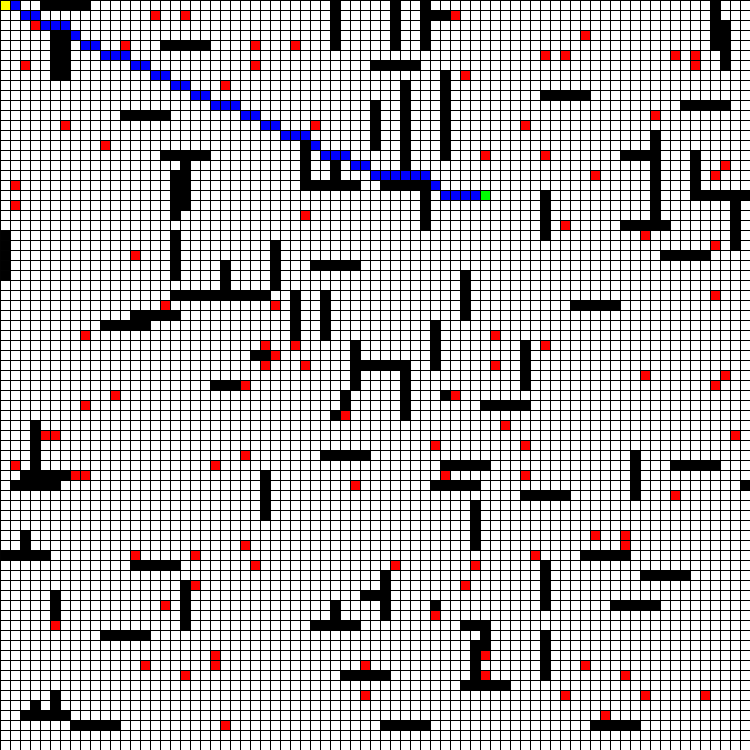
Frame 1 (no input)
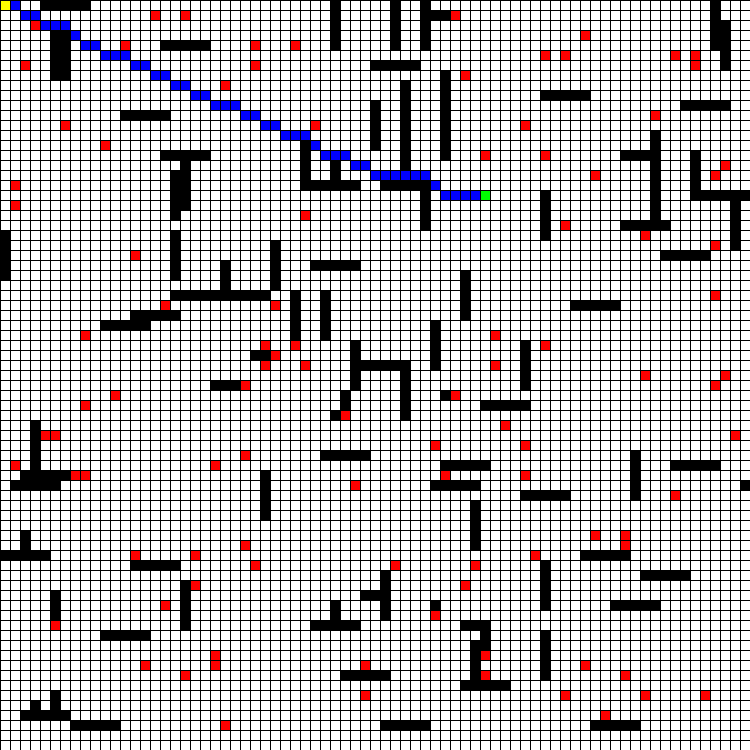
Frame 60 (the mouse pressed at the canvas centre just before this capture)
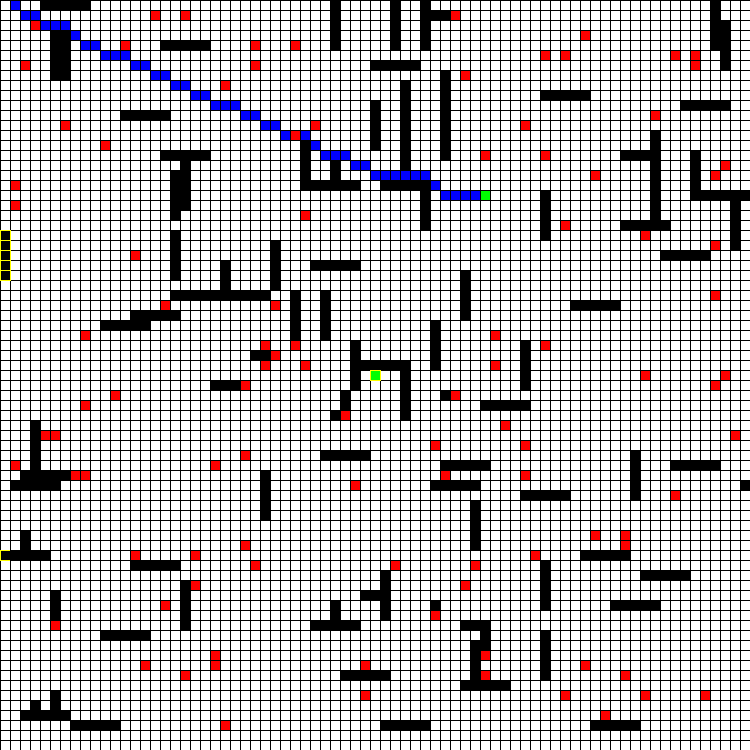
Frame 120 (the mouse held since frame 60 and released just before this capture)

The Processing sketch that drew these frames (run headless with seeded random() and noise(); from frame 60 on, the mouse is pressed at the canvas centre):

// Processing sketch: game_poc
// ── game_poc.pde
private int [][] gameboard;
private int playerX, playerY;
private int hoverX, hoverY;
private final int board_size = 75;
private Stack<Cell> path;
private Stack<Cell> clearPath;

void setup() {
  // Size can't be set using variale so if 
  // board_size is changed, the size must be manually
  // changed (value is board_size * 10).
  size(750, 750);
  background(255);
  gameboard  = new int[board_size][board_size];
  
  // Create the 'player' and spawn them in a random location.
  playerX = (int)random(0, board_size);
  playerY = (int)random(0, board_size);
 
  gameboard[playerX][playerY] = 1;
  
  // Create  10 'enemies' in random locations.
  for (int i = 0; i < 100; i++) {
   int x = 0;
   int y = 0;
   
   do {
     x = (int)random(0, board_size);
     y = (int)random(0, board_size);
   }
   while (gameboard[x][y] == 1 || gameboard[x][y] == 2);

   gameboard[x][y] = 2;
  }
  
  // Create 10 'walls' in random locations
  for (int i = 0; i < 100; i++) {
    int x = 0;
    int y = 0;
    
    do {
      x = (int)random(0, board_size);
      y = (int) random(0, board_size);
    }
    while (gameboard[x][y] == 1 || gameboard[x][y] == 2 || gameboard[x][y] == 999);
    
    setWall(x, y);
    drawGrid();
  }
  
  path = new Stack<Cell>();
  clearPath = new Stack<Cell>();
}

void draw() {
  // Iterates over gameboard and colors the cells
  // based on their values:
  // 1 - Player (Green)
  // 2 - Enemy (Red)
  // 999 - Wall (Black)
  for (int i = 0; i < board_size; i++) {
    for (int j = 0; j < board_size; j++) {
      if (gameboard[i][j] == 1) {
        drawPlayer(i, j);
      }
      
      if (gameboard[i][j] == 2) {
        drawEnemy(i, j); 
      }
      
      if (gameboard[i][j] == 999) {
        drawWall(i, j);
      }
    }
  }
  
  // Colors the cell yellow when the user hovers the cursor over it.
  clearHover(hoverX, hoverY);
  hoverX = ((int)mouseX / 10) * 10;
  hoverY = ((int)mouseY / 10) * 10;
  hover(hoverX, hoverY);
  
  // Clear the previous path from the board
  while (clearPath != null && !clearPath.empty()) {
    Cell cell = clearPath.pop();
    clearPath(cell);
  }
  
  // Perform A* search for path from player to cursor.
  Cell source = new Cell(playerX, playerY);
  Cell dest = new Cell(hoverX / 10, hoverY / 10);
  path = astar(source, dest, gameboard);
  
  while (path != null && !path.empty()) {
    Cell cell = path.pop();
    clearPath.push(cell);
    drawPath(cell);
  }
}

void keyPressed() {
  // Simple key-based movement. Not sure how necessary this is but I figured
  // it might be useful.
  if (key == CODED) {
    if (keyCode == UP) {
      if (playerY > 0 && gameboard[playerX][playerY - 1] != 2 && gameboard[playerX][playerY - 1] != 999) {
        clearCell(playerX, playerY);
        
        playerY--;
        drawPlayer(playerX, playerY);
      }
    }
    
    if (keyCode == DOWN) {
      if (playerY < board_size - 1 && gameboard[playerX][playerY + 1] != 2 && gameboard[playerX][playerY + 1] != 999) {
        clearCell(playerX, playerY);
        
        playerY++;
        drawPlayer(playerX, playerY);
      }
    }
      
    if (keyCode == LEFT) {
      if (playerX > 0 && gameboard[playerX - 1][playerY] != 2 && gameboard[playerX - 1][playerY] != 999) {
        clearCell(playerX, playerY);
        
        playerX--;
        drawPlayer(playerX, playerY);
      }
    }
      
    if (keyCode == RIGHT) {
      if (playerX < board_size - 1 && gameboard[playerX + 1][playerY] != 2 && gameboard[playerX + 1][playerY] != 999) {
        clearCell(playerX, playerY);
        
        playerX++;
        drawPlayer(playerX, playerY);
      }
    }
  }
  println("Player X coord: " + playerX + "\nPlayer Y coord: " + playerY);
}

void mousePressed() {
  // Updates location of player based on user's click.
  if (gameboard[(int)mouseX / 10][(int)mouseY / 10] != 999) {
    updatePlayerPos((int)mouseX / 10, (int)mouseY / 10);
  }
  
  while (clearPath != null && !clearPath.empty()) {
    Cell cell = clearPath.pop();
    clearPath(cell);
  }
}

/*
 * Draws player (green square) at x/y location.
 */
void drawPlayer(int x, int y) {
  fill(0, 255, 0);
  stroke(0);
  square((x * 10), (y * 10), 10);
  gameboard[x][y] = 1;
}

/*
 * Draws enemy (red square) at x/y location.
 */
void drawEnemy(int x, int y) {
  fill(255, 0, 0);
  stroke(0);
  square((x * 10), (y * 10), 10);
}

/*
 * Draws wall (black square) at x/y location.
 */
void drawWall(int x, int y) {
  fill(0);
  square(x * 10, y * 10, 10);
}

/*
 * Draws one cell of the path from player to the location
 * of their hovering cursor.
 */
void drawPath(Cell cell) {
  // Do not draw if the cell is the player cell or the destination cell
  if ((cell.x == playerX && cell.y == playerY) || (cell.x == hoverX / 10 && cell.y == hoverY / 10)) {
    return;
  }
  
  fill(0, 0, 255);
  stroke(0);
  square((cell.x * 10), (cell.y * 10), 10);
}

/*
 * Sets the gameboard locations of the randomly generated walls
 */
void setWall(int x, int y) {
  // There's probably a better way to do this, but I wanted a random
  // variable to control whether the generated wall was horizontal 
  // or vertical. 
  int orientation = (int)random(0, 2);
  
  // Makes a horizontal wall that is five cells long
  // (unless it runs into the edge of the map/player/enemy/another wall).
  if (orientation == 0) {
    for (int i = 0; i < 5; i++) {
      if ((x + i) > board_size - 1 ||
          gameboard[x + i][y] == 1 || 
          gameboard[x + i][y] == 2 || 
          gameboard[x + i][y] == 999) {
        break;
      }
      
      gameboard[x + i][y] = 999;
    }
  }
  // Makes a vertical wall that is five cells long
  // (unless it runs into the edge of the map/player/enemy/another wall).
  else {
    for (int i = 0; i < 5; i++) {
      if ((y + i) > board_size - 1 ||
          gameboard[x][y + i] == 1 ||
          gameboard[x][y + i] == 2 ||
          gameboard[x][y + i] == 999) {
           break; 
          }
          
       gameboard[x][y + i] = 999;
    }
  }
}

/*
 * Fills cell with yellow square at x/y location
 * (unless a wall is present in the cell).
 */
void hover(int x, int y) {
  if (gameboard[x / 10][y / 10] != 999) {  
    if (gameboard[x / 10][y / 10] == 1) {
      fill(0, 255, 0);
      stroke(255,255, 0);
    }
    else if (gameboard[x / 10][y / 10] == 2) {
      fill(255, 0, 0);
      stroke(255, 255, 0);
    }
    else {
      fill(255, 255, 0);
      stroke(0);
    }
    square(x, y, 10);
  }
}

/*
 * Resets the gameboard value and 
 * fills the cell with a white square.
 */
void clearCell(int x, int y) {
  gameboard[x][y] = 0;
  fill(255);
  stroke(0);
  square(x * 10, y * 10, 10);
  
}

/*
 * Resets the cell back to its appearance before a 
 * path was drawn on it.
 */
void clearPath(Cell cell) {
  if (!(cell.x == playerX && cell.y == playerY) && !(cell.x == hoverX / 10 && cell.y == hoverY / 10)) {
    fill(255);
    stroke(0);
    square(cell.x * 10, cell.y * 10, 10);
  }
}

/* 
 * Visually resets the cell back to its white background
 */
void clearHover(int x, int y) {
  if (gameboard[x / 10][y / 10] != 999) {
    fill(255);
    stroke(0);
    square(x, y, 10);
  }
}

/*
 * Draws the 50x50 grid
 */
void drawGrid() {
  stroke(2);
  for (int i = 0; i < (board_size * 10) + 1; i++) {
    if (i % 10 == 0) {
      line(i, 0, i, (board_size * 10));
      line(0, i, (board_size * 10), i);
    }
  }
}

/*
 * Changes the cell of the player (green square) when 
 * the user clicks on a grid cell
 */
void updatePlayerPos(int x, int y) {
  // Clear the old location of the player
  clearCell(playerX, playerY);
  
  // Update player location and draw
  playerX = x;
  playerY = y;
  gameboard[playerX][playerY] = 1;
  drawPlayer(playerX, playerY);
}

// ── a_star.pde
import java.util.*;

/*
 * Class to hold a cell's coordinates as 
 * well as its parents coordinates for use
 * in A* search.
 */
public class Cell {
 int x, y, parent_x, parent_y;
 double f, g, h;
 
 public Cell(int _x, int _y) {
   x = _x;
   y = _y;
 }
}

/*
 * Comparator class to compare f calculations used
 * in A* search.
 */
public class CellComparator implements Comparator<Cell> {
  
 @Override
 public int compare(Cell c1, Cell c2) {
   if (c1.f < c2.f) {
     return -1;
   }
   else if (c1.f > c2.f) {
     return 1;
   }
   return 0;
 }
}

// Function to check if a cell row/col is within range
boolean isValid(int x, int y) {
  return (x >= 0) && (x < board_size) && (y >= 0) && (y < board_size);
}

// Function to check if a cell is occupied by wall
boolean isBlocked(int[][] gameboard, Cell cell) {
   return gameboard[cell.x][cell.y] == 999; 
}

boolean isDestination(Cell source, Cell dest) {
 return source.x == dest.x && source.y == dest.y; 
}

double calculateH(Cell source, Cell dest) {
 return dist(source.x, source.y, dest.x, dest.y); 
}

Stack<Cell> astar(Cell source, Cell dest, int[][] gameboard) {
  PriorityQueue<Cell> openList = new PriorityQueue<Cell>(1, new CellComparator());
  boolean closedList[][] = new boolean[board_size][board_size];
  
  if (!isValid(source.x, source.y) || !isValid(dest.x, dest.y)) {
    println("Source or target is invalid.");
    return null;
  }
  
  if (isBlocked(gameboard, source) || isBlocked(gameboard, dest)) {
    println("Source or target is blocked.");
    return null;
  }
  
  if (isDestination(source, dest)) {
     println("Already at destination."); 
     return null;
  }
  
  // Create and initialize an array to hold 
  // heuristic calculations for each cell,
  Cell[][] cellDetails = new Cell[board_size][board_size];
  
  for (int i = 0; i < board_size; i++) {
     for (int j = 0; j < board_size; j++) {
       cellDetails[i][j] = new Cell(i, j);
       cellDetails[i][j].f = Double.MAX_VALUE;
       cellDetails[i][j].g = Double.MAX_VALUE;
       cellDetails[i][j].h = Double.MAX_VALUE;
       cellDetails[i][j].parent_x = -1;
       cellDetails[i][j].parent_y = -1;
     }
  }
  
  // Initialize starting cell
  int x = source.x, y = source.y;
  source.f = 0.0;
  source.g = 0.0;
  source.h = 0.0;
  
  cellDetails[x][y].f = 0.0;
  cellDetails[x][y].g = 0.0;
  cellDetails[x][y].h = 0.0;
  cellDetails[x][y].parent_x = x;
  cellDetails[x][y].parent_y = y;
  
  openList.add(source);
  
  while (!openList.isEmpty()) {
    // Takes the cell with the lowest f
    // score in the PriorityQueue 'openList'
    // for evaluation with A*
    Cell cell = openList.poll();
    x = cell.x;
    y = cell.y;
    closedList[x][y] = true;
    
    double gNew, hNew, fNew;
    
    // Check cell north of current cell
    if (isValid(cell.x, cell.y - 1) == true) {
      
      Cell north = new Cell(cell.x, cell.y - 1);
      
      if (isDestination(north, dest) == true) {
        cellDetails[north.x][north.y].parent_x = x;
        cellDetails[north.x][north.y].parent_y = y;
        
        return tracePath(cellDetails, dest);
      }
      else if (closedList[north.x][north.y] == false &&
               isBlocked(gameboard, north) == false) {
        gNew = cellDetails[x][y].g + 1.0;
        hNew = calculateH(north, dest);
        fNew = gNew + hNew;
        
        if (cellDetails[north.x][north.y].f > fNew) {
          north.f = fNew;
          openList.add(north);
          
          cellDetails[north.x][north.y].f = fNew;
          cellDetails[north.x][north.y].g = gNew;
          cellDetails[north.x][north.y].h = hNew;
          cellDetails[north.x][north.y].parent_x = x;
          cellDetails[north.x][north.y].parent_y = y;
        }
      }
    }
    
    // Check cell south of current cell
    if (isValid(cell.x, cell.y + 1) == true) {
      
      Cell south = new Cell(cell.x, cell.y + 1);
      
      if (isDestination(south, dest) == true) {
        cellDetails[south.x][south.y].parent_x = x;
        cellDetails[south.x][south.y].parent_y = y;
        
        return tracePath(cellDetails, dest);
      }
      else if (closedList[south.x][south.y] == false &&
               isBlocked(gameboard, south) == false) {
        gNew = cellDetails[x][y].g + 1.0;
        hNew = calculateH(south, dest);
        fNew = gNew + hNew;
        
        if (cellDetails[south.x][south.y].f > fNew) {
          south.f = fNew;
          openList.add(south);
          
          cellDetails[south.x][south.y].f = fNew;
          cellDetails[south.x][south.y].g = gNew;
          cellDetails[south.x][south.y].h = hNew;
          cellDetails[south.x][south.y].parent_x = x;
          cellDetails[south.x][south.y].parent_y = y;
        }
      }
    }
    
    // Check cell east of current cell
    if (isValid(cell.x + 1, cell.y) == true) {
      
      Cell east = new Cell(cell.x + 1, cell.y);
      
      if (isDestination(east, dest) == true) {
        cellDetails[east.x][east.y].parent_x = x;
        cellDetails[east.x][east.y].parent_y = y;
        
        return tracePath(cellDetails, dest);
      }
      else if (closedList[east.x][east.y] == false &&
               isBlocked(gameboard, east) == false) {
        gNew = cellDetails[x][y].g + 1.0;
        hNew = calculateH(east, dest);
        fNew = gNew + hNew;
        
        if (cellDetails[east.x][east.y].f > fNew) {
          east.f = fNew;
          openList.add(east);
          
          cellDetails[east.x][east.y].f = fNew;
          cellDetails[east.x][east.y].g = gNew;
          cellDetails[east.x][east.y].h = hNew;
          cellDetails[east.x][east.y].parent_x = x;
          cellDetails[east.x][east.y].parent_y = y;
        }
      }
    }
    
    // Check cell west of current cell
    if (isValid(cell.x - 1, cell.y) == true) {
      
      Cell west = new Cell(cell.x - 1, cell.y);
      
      if (isDestination(west, dest) == true) {
        cellDetails[west.x][west.y].parent_x = x;
        cellDetails[west.x][west.y].parent_y = y;
        
        return tracePath(cellDetails, dest);
      }
      else if (closedList[west.x][west.y] == false &&
               isBlocked(gameboard, west) == false) {
        gNew = cellDetails[x][y].g + 1.0;
        hNew = calculateH(west, dest);
        fNew = gNew + hNew;
        
        if (cellDetails[west.x][west.y].f > fNew) {
          west.f = fNew;
          openList.add(west);
          
          cellDetails[west.x][west.y].f = fNew;
          cellDetails[west.x][west.y].g = gNew;
          cellDetails[west.x][west.y].h = hNew;
          cellDetails[west.x][west.y].parent_x = x;
          cellDetails[west.x][west.y].parent_y = y;
        }
      }
    }
    
    // Check cell northeast of current cell
    if (isValid(cell.x + 1, cell.y - 1) == true) {
      
      Cell northEast = new Cell(cell.x + 1, cell.y - 1);
      
      if (isDestination(northEast, dest) == true) {
        cellDetails[northEast.x][northEast.y].parent_x = x;
        cellDetails[northEast.x][northEast.y].parent_y = y;
        
        return tracePath(cellDetails, dest);
      }
      else if (closedList[northEast.x][northEast.y] == false &&
               isBlocked(gameboard, northEast) == false) {
        gNew = cellDetails[x][y].g + 1.414;
        hNew = calculateH(northEast, dest);
        fNew = gNew + hNew;
        
        if (cellDetails[northEast.x][northEast.y].f > fNew) {
          northEast.f = fNew;
          openList.add(northEast);
          
          cellDetails[northEast.x][northEast.y].f = fNew;
          cellDetails[northEast.x][northEast.y].g = gNew;
          cellDetails[northEast.x][northEast.y].h = hNew;
          cellDetails[northEast.x][northEast.y].parent_x = x;
          cellDetails[northEast.x][northEast.y].parent_y = y;
        }
      }
    }
    
    // Check cell southeast of current cell
    if (isValid(cell.x + 1, cell.y + 1) == true) {
      
      Cell southEast = new Cell(cell.x + 1, cell.y + 1);
      
      if (isDestination(southEast, dest) == true) {
        cellDetails[southEast.x][southEast.y].parent_x = x;
        cellDetails[southEast.x][southEast.y].parent_y = y;
        
        return tracePath(cellDetails, dest);
      }
      else if (closedList[southEast.x][southEast.y] == false &&
               isBlocked(gameboard, southEast) == false) {
        gNew = cellDetails[x][y].g + 1.414;
        hNew = calculateH(southEast, dest);
        fNew = gNew + hNew;
        
        if (cellDetails[southEast.x][southEast.y].f > fNew) {
          southEast.f = fNew;
          openList.add(southEast);
          
          cellDetails[southEast.x][southEast.y].f = fNew;
          cellDetails[southEast.x][southEast.y].g = gNew;
          cellDetails[southEast.x][southEast.y].h = hNew;
          cellDetails[southEast.x][southEast.y].parent_x = x;
          cellDetails[southEast.x][southEast.y].parent_y = y;
        }
      }
    }
    
    // Check cell southwest of current cell
    if (isValid(cell.x - 1, cell.y + 1) == true) {
      
      Cell southWest = new Cell(cell.x - 1, cell.y + 1);
      
      if (isDestination(southWest, dest) == true) {
        cellDetails[southWest.x][southWest.y].parent_x = x;
        cellDetails[southWest.x][southWest.y].parent_y = y;
        
        return tracePath(cellDetails, dest);
      }
      else if (closedList[southWest.x][southWest.y] == false &&
               isBlocked(gameboard, southWest) == false) {
        gNew = cellDetails[x][y].g + 1.414;
        hNew = calculateH(southWest, dest);
        fNew = gNew + hNew;
        
        if (cellDetails[southWest.x][southWest.y].f > fNew) {
          southWest.f = fNew;
          openList.add(southWest);
          
          cellDetails[southWest.x][southWest.y].f = fNew;
          cellDetails[southWest.x][southWest.y].g = gNew;
          cellDetails[southWest.x][southWest.y].h = hNew;
          cellDetails[southWest.x][southWest.y].parent_x = x;
          cellDetails[southWest.x][southWest.y].parent_y = y;
        }
      }
    }
    
    // Check cell northwest of current cell
    if (isValid(cell.x - 1, cell.y - 1) == true) {
       
      Cell northWest = new Cell(cell.x - 1, cell.y - 1);
      
      if (isDestination(northWest, dest) == true) {
        cellDetails[northWest.x][northWest.y].parent_x = x;
        cellDetails[northWest.x][northWest.y].parent_y = y;
        
        return tracePath(cellDetails, dest);
      }
      else if (closedList[northWest.x][northWest.y] == false &&
               isBlocked(gameboard, northWest) == false) {
        gNew = cellDetails[x][y].g + 1.414;
        hNew = calculateH(northWest, dest);
        fNew = gNew + hNew;
        
        if (cellDetails[northWest.x][northWest.y].f > fNew) {
          northWest.f = fNew;
          openList.add(northWest);
          
          cellDetails[northWest.x][northWest.y].f = fNew;
          cellDetails[northWest.x][northWest.y].g = gNew;
          cellDetails[northWest.x][northWest.y].h = hNew;
          cellDetails[northWest.x][northWest.y].parent_x = x;
          cellDetails[northWest.x][northWest.y].parent_y = y;
        }
      }
    }
  }
  
  println("Failed to find destination."); 
  
  return null;
}

/*
 * Function to return the path from the source cell to the
 * destination cell.
 */
Stack<Cell> tracePath(Cell[][] cellDetails, Cell dest) {
  Stack<Cell> path = new Stack<Cell>();
  
  int x = dest.x;
  int y = dest.y;
  
  // Add each cell to the stack, starting from the destination, until we reach
  // the starting cell.
  while (!(cellDetails[x][y].parent_x == x && cellDetails[x][y].parent_y == y )) { 
    path.push(new Cell(x, y));
    int parent_x = cellDetails[x][y].parent_x; 
    int parent_y = cellDetails[x][y].parent_y; 
    x = parent_x;
    y = parent_y;
  } 
  
  // Add the starting cell to the stack
  path.push(new Cell(x, y));
  
  return path;
}
